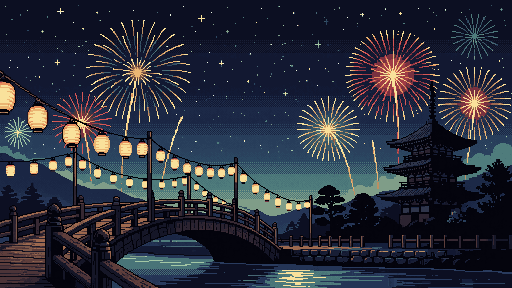
#> input picture art/out/final/bg/night.png, 512 x 288 px; its folder holds 4 pictures in this run
$ python review.py
#> lines starting #> are read from the running program, lines starting #| are printed output that depends on the picture
### art/cards.py
"""花火：代码画的牌框、数字、角标、未知牌背、提示叠加图、迷你牌、空位、标记变体。
烟火图（PixelLab）按 selection.json 选定的种子取来，量化到每色色阶后放进牌框。

用法：python cards.py faces   # 用 selection.json 导出 25 张牌面和其他代码图到 out/final
      python cards.py preview <seed>  # 用某个种子拼一套 25 张预览，存 out/r1/preview-faces-s<seed>.png
"""
import json, math, pathlib, random, sys
from PIL import Image, ImageDraw

ART = pathlib.Path(__file__).parent
R1 = ART / "out" / "r1"
FINAL = ART / "out" / "final"

RAMP = {
    "R": ["#6e1420", "#d02a33", "#ff5b4f", "#ffc4b4"],
    "Y": ["#7a5200", "#e8a90c", "#ffd93d", "#fff6c4"],
    "G": ["#0d4a2a", "#23a052", "#52e07f", "#ccf8d8"],
    "B": ["#123a8a", "#2f7de8", "#63b8ff", "#d4eeff"],
    "W": ["#5a5a6e", "#b4b4c8", "#ececf4", "#ffffff"],
}
COLORS = list(RAMP)
P = {
    "ink": "#0b0f22", "sky0": "#141b3a", "sky1": "#202b56", "paper": "#ece2c8", "paper2": "#b9a57e",
    "vermilion": "#d8432b", "gold": "#f0c060", "gold2": "#a8782a", "star": "#5a6496",
}


def hx(c, a=255):
    c = c.lstrip("#")
    return tuple(int(c[i:i + 2], 16) for i in (0, 2, 4)) + (a,)


# ---------- 像素字 ----------
DIG = {  # 6x9
    "1": ["..XX..", ".XXX..", "XXXX..", "..XX..", "..XX..", "..XX..", "..XX..", "..XX..", "XXXXXX"],
    "2": [".XXXX.", "XX..XX", "....XX", "....XX", "...XX.", "..XX..", ".XX...", "XX....", "XXXXXX"],
    "3": [".XXXX.", "XX..XX", "....XX", "....XX", "..XXX.", "....XX", "....XX", "XX..XX", ".XXXX."],
    "4": ["...XX.", "..XXX.", ".XXXX.", "XX.XX.", "XX.XX.", "XXXXXX", "...XX.", "...XX.", "...XX."],
    "5": ["XXXXXX", "XX....", "XX....", "XXXXX.", "....XX", "....XX", "....XX", "XX..XX", ".XXXX."],
}
TINY = {  # 3x5
    "1": [".X.", "XX.", ".X.", ".X.", "XXX"], "2": ["XX.", "..X", ".X.", "X..", "XXX"],
    "3": ["XX.", "..X", ".X.", "..X", "XX."], "4": ["X.X", "X.X", "XXX", "..X", "..X"],
    "5": ["XXX", "X..", "XX.", "..X", "XX."],
}


# [23 lines left out: functions glyph, outlined, not called in this run]


# ---------- 角标图形（10x10），色弱靠它认颜色 ----------
def _circle(fill, r0, r1):
#> called with fill = True, r0 = 0, r1 = 4.8
    rows = []
    for y in range(10):
        rows.append("".join("X" if r0 <= math.hypot(x - 4.5, y - 4.5) <= r1 else "." for x in range(10)))
    return rows


ICON = {
    "R": _circle(True, 0, 4.8),
    "Y": ["...XXXX...", ".XXXXXXXX.", "XXXXXXXXXX", "XXXXXXXXXX", "X.X.XX.X.X", "X.X.XX.X.X",
          "X..X..X..X", "X..X..X..X", "X........X", "X........X"],
    "G": _circle(False, 3.0, 4.8),
    "B": ["X...XX...X", ".X..XX..X.", "..X.XX.X..", "...XXXX...", "XXXXXXXXXX", "XXXXXXXXXX", "...XXXX...",
          "..X.XX.X..", ".X..XX..X.", "X...XX...X"],
    "W": ["..X.......", ".XXX...X..", "..X...XXX.", ".......X..", "....X.....", "...XXX....", "....X..X..",
          ".X....XXX.", "XXX....X..", ".X........"],
}


def icon(c, col=None, outline=True):
    im = glyph(ICON[c], 1, hx(col or RAMP[c][2]))
    return outlined(im) if outline else im


# ---------- 牌框 ----------
CW, CH = 64, 96


# [42 lines left out: functions card_base, quantize, not called in this run]


def firework(c, r, seed):
    p = R1 / f"fw-{c}{r}-s{seed}.png"
    return quantize(Image.open(p), c)


FW_BOX = (4, 26, CW - 4, 86)  # 烟火可用区域


# [235 lines left out: functions face, code_back, dim, dashed_rect, _shade, unknown and 16 more, not called in this run]


# [4 lines that do not run on import are left out]

### art/review.py
"""定稿总览：夜间背景上一份、白底上一份，牌 2×、小图 2×，右边一列 1× 看实际大小。"""
import pathlib
from PIL import Image
import cards as C
ART = pathlib.Path(__file__).parent; F = ART / "out" / "final"
def L(p): return Image.open(F / p).convert("RGBA")
#> called with p = 'bg/night.png'
def x2(im, k=2): return im.resize((im.width * k, im.height * k), Image.NEAREST)
#> called with k = 3
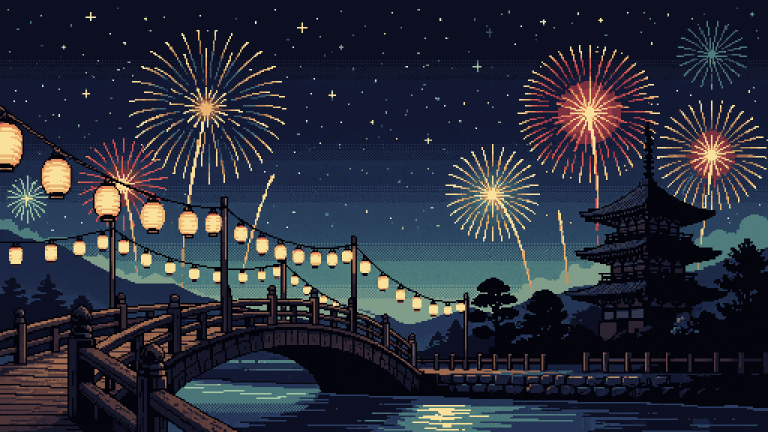
#> returned value: PIL image 1536x864 RGBA (shown at 1/2 size); mean R, G, B, A 42, 46.1, 59.2, 255
def panel(bg):
    W, H = 1500, 1080
    o = Image.new("RGBA", (W, H), bg if not isinstance(bg, str) else (0, 0, 0, 255))
    if bg == "night":
        b = Image.open(F / "bg/night@3x.png").convert("RGBA").crop((0, 0, W, H)) if False else x2(L("bg/night.png"), 3).crop((0, 0, W, H))
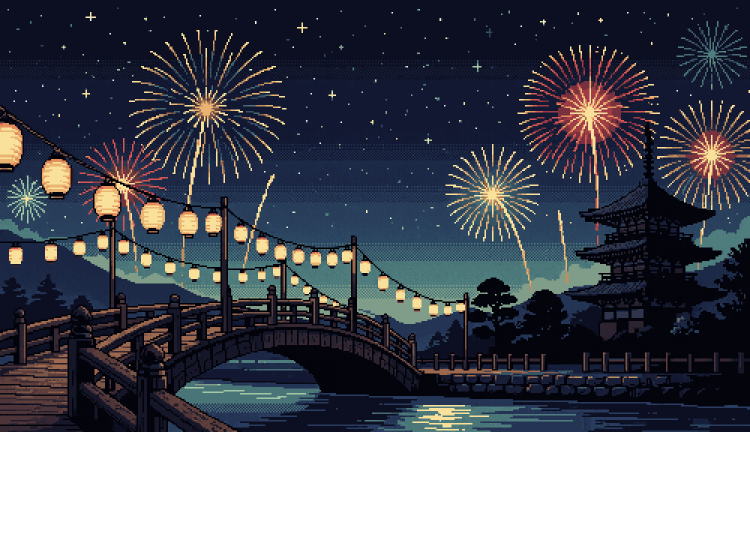
#> b: PIL image 1500x1080 RGBA (shown at 1/2 size); mean R, G, B, A 34, 37.2, 47.6, 204; transparent parts drawn white
        o = b; o.alpha_composite(Image.new("RGBA", (W, H), (0, 0, 0, 77)))
#> after `o.alpha_composite(Image.new('RGBA', (W, H), (0, 0, 0, 77)))`:
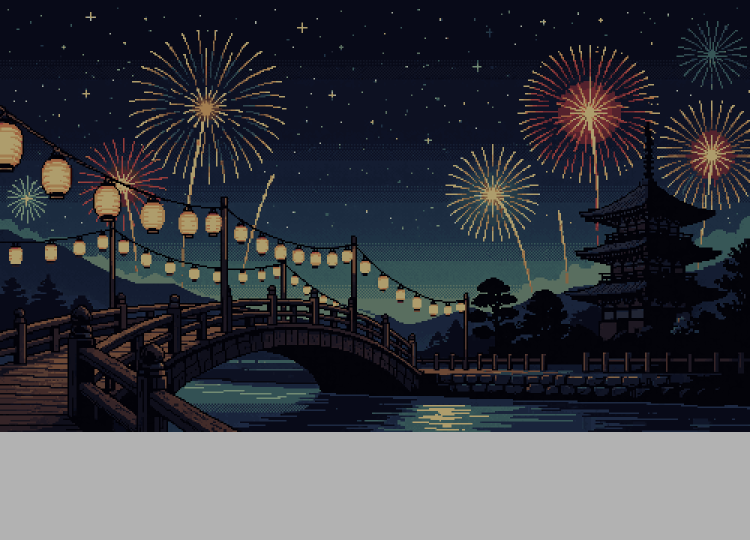
#> o: PIL image 1500x1080 RGBA (shown at 1/2 size); mean R, G, B, A 23.7, 25.9, 33.2, 219.4; transparent parts drawn white
    elif bg == "day":
        b = x2(L("bg/day.png"), 3).crop((0, 0, W, H)); o = b; o.alpha_composite(Image.new("RGBA", (W, H), (255, 255, 255, 38)))
    y = 10
    for c in C.COLORS:  # 每色 1-5，1× 一排
        for r in range(1, 6):
            o.alpha_composite(L(f"cards/{c}{r}.png"), (10 + (r - 1) * 68, y))
        y += 100
    # 2× 的一排 4
    x = 360
    for i, c in enumerate(C.COLORS):
        o.alpha_composite(x2(L(f"cards/{c}4.png")), (x + i * 134, 10))
    o.alpha_composite(x2(L("cards/back.png")), (x, 210))
    u = L("cards/unknown.png"); u.alpha_composite(L("clue/rank-3.png"), (5, 5)); u.alpha_composite(L("clue/not-color-R.png"), (5, 66)); u.alpha_composite(L("clue/not-color-B.png"), (18, 66)); u.alpha_composite(L("clue/not-color-W.png"), (31, 66)); u.alpha_composite(L("clue/not-rank-1.png"), (5, 79)); u.alpha_composite(L("clue/not-rank-5.png"), (18, 79))
    o.alpha_composite(x2(u), (x + 134, 210))
    for i, c in enumerate("RGW"):
        uc = L(f"cards/unknown-{c}.png")
        if c == "G": uc.alpha_composite(L("clue/rank-2.png"), (5, 5))
        o.alpha_composite(x2(uc), (x + 268 + i * 134, 210))
    o.alpha_composite(x2(L("cards/glow.png")), (x + 670 - 8, 210 - 8))
    yy = 420
    for i, t in enumerate(["clue", "clue", "clue-used", "miss", "miss", "boom", "miss-empty", "boom-empty"]):
        o.alpha_composite(x2(L(f"tokens/{t}.png")), (x + i * 72, yy))
    for i, t in enumerate(["play", "discard", "deck", "clue-color", "clue-rank"]):
        o.alpha_composite(x2(L(f"icons/{t}.png")), (x + i * 72, yy + 80))
    for i, c in enumerate(C.COLORS):
        o.alpha_composite(x2(L(f"clue/color-{c}.png")), (x + 380 + i * 40, yy + 80))
    rack = x2(L("ui/rack.png"))
    o.alpha_composite(rack, (x, 1060 - rack.height))
    for i, c in enumerate(C.COLORS):
        im = x2(L(f"cards/{c}{i+1}.png") if i < 3 else L(f"ui/slot-{c}.png"))
        o.alpha_composite(im, (x + 72 * 2 * i + 8, 1060 - rack.height - 150))
    for i, c in enumerate(C.COLORS):
        for r in range(1, 6):
            o.alpha_composite(x2(L(f"cards/mini/{c}{r}.png")), (1180 + (r - 1) * 52, 420 + i * 72))
    return o
for k in ("night", "day", (255, 255, 255, 255)):
#> (the run stopped early here; a loop or call above may not have finished)
